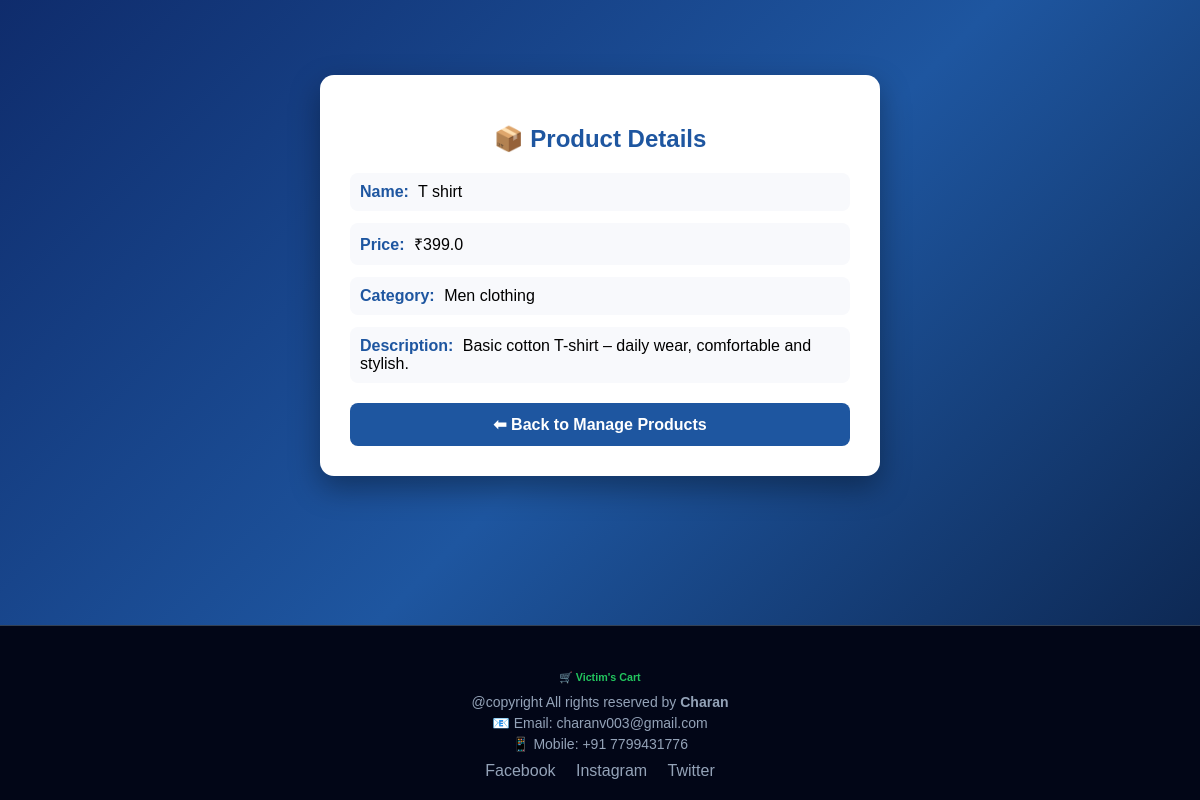
The app's page /admin/view-product/2 (signed in) with its own data.
### tables this page shows
CREATE TABLE products (
    product_id INTEGER PRIMARY KEY AUTOINCREMENT,
    name TEXT,
    description TEXT,
    category TEXT,
    price REAL,
    image TEXT
);

### app.py (the view)
@app.route('/admin/view-product/<int:product_id>')
def admin_view_product(product_id):
    if 'admin_id' not in session:
        return redirect('/admin-login')
    db = get_db()
    cursor = db.cursor()
    cursor.execute("SELECT * FROM products WHERE product_id=?", (product_id,))
    product = cursor.fetchone()
    db.close()
    return render_template('admin/view_product.html', product=product)

### app.py (called while the page is built)
def get_db():
    conn = sqlite3.connect(DATABASE)
    conn.row_factory = sqlite3.Row
    return conn

@app.context_processor
def inject_admin():
    admin = None
    if 'admin_id' in session:
        db = get_db()
        cursor = db.cursor()
        cursor.execute(
            "SELECT * FROM admin WHERE admin_id = ?",
            (session['admin_id'],)
        )
        admin = cursor.fetchone()
        db.close()
    return dict(admin=admin)

### templates/admin/view_product.html (shortened to what this page needs)
<!DOCTYPE html>
<html lang="en">
<head>
</head>
<body>
<div class="card">
    <h2>📦 Product Details</h2>
    <div class="row">
        <span class="label">Name:</span> {{ product.name }}
    </div>
    <div class="row">
        <span class="label">Price:</span> ₹{{ product.price }}
    </div>
    <div class="row">
        <span class="label">Category:</span> {{ product.category }}
    </div>
    <div class="row">
        <span class="label">Description:</span> {{ product.description }}
    </div>
    <a href="/admin/manage-products" class="back">⬅ Back to Manage Products</a>
</div>
<footer>
    <div class="container">
        <h6 style="color:#22c55e; margin-bottom:10px;">
            🛒 Victim's Cart
        </h6>
        <p style="margin: 0; font-size: 14px;">
            @copyright All rights reserved by <b>Charan</b>
        </p>
        <p style="margin: 5px 0; font-size: 14px;">
            📧 Email: charanv003@gmail.com
        </p>
        <p style="margin: 5px 0; font-size: 14px;">
            📱 Mobile: +91 7799431776
        </p>
        <div style="margin-top:10px;">
            <a href="#" style="color:#94a3b8; margin:0 8px; text-decoration:none;">Facebook</a>
            <a href="#" style="color:#94a3b8; margin:0 8px; text-decoration:none;">Instagram</a>
            <a href="#" style="color:#94a3b8; margin:0 8px; text-decoration:none;">Twitter</a>
        </div>
    </div>
</footer>
</body>
</html>

### templates/admin/view_product.html (style rules this page uses)
body { margin: 0; font-family: Arial, sans-serif; background: linear-gradient(135deg, #0f2c6c, #1e56a0, #0a1f44); min-height: 100vh; display: flex; flex-direction: column; }
.card { width: 100%; max-width: 500px; background: white; padding: 30px; border-radius: 14px; box-shadow: 0 12px 30px rgba(0,0,0,0.35); animation: fadeIn 0.6s ease-in-out; margin: auto; }
h2 { text-align: center; color: #1e56a0; margin-bottom: 20px; }
.row { margin: 12px 0; font-size: 16px; padding: 10px; background: #f8f9fc; border-radius: 8px; transition: 0.3s; }
.label { font-weight: bold; color: #1e56a0; display: inline-block; margin-right: 5px; }
.back { display: block; margin-top: 20px; text-align: center; text-decoration: none; background: #1e56a0; color: white; padding: 12px; border-radius: 8px; transition: 0.3s; font-weight: bold; }
footer { margin-top: auto; background: #020617; border-top: 1px solid #334155; color: #94a3b8; padding: 20px 0; text-align: center; }

### records on screen
products: name "T shirt", price "399.0", category "Men clothing", description "Basic cotton T-shirt – daily wear, comfortable and stylish."
